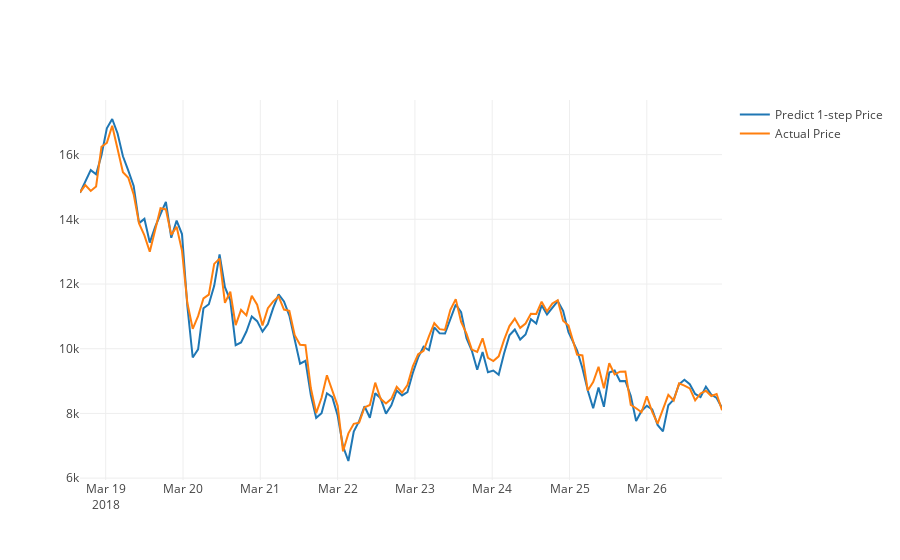

Source (notebook cell):
### Code cell
actual_chart = go.Scatter(x=predictDates, y=testY_reshape, name= 'Actual Price')
predict_chart = go.Scatter(x=predictDates, y=yhat_reshape, name= 'Predict 1-step Price')
py.iplot([predict_chart , actual_chart])
